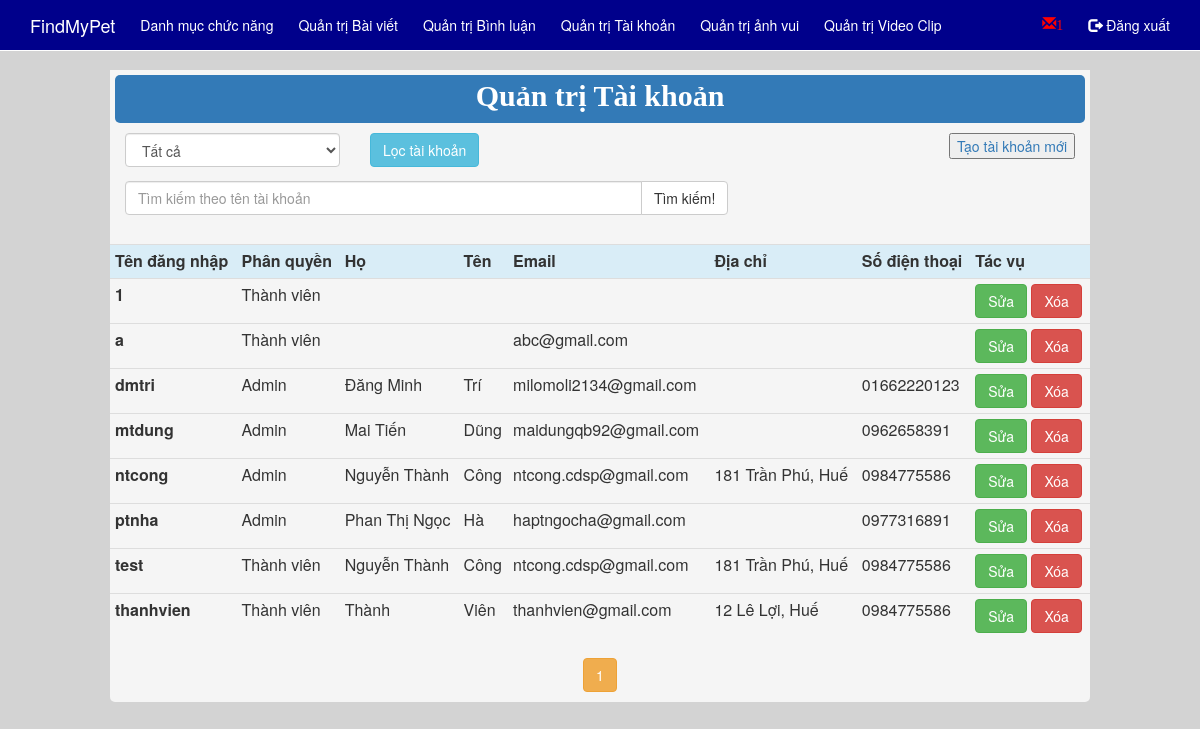
/Admin/QLTaiKhoan.php (signed in), run on an earlier commit of the app's database.
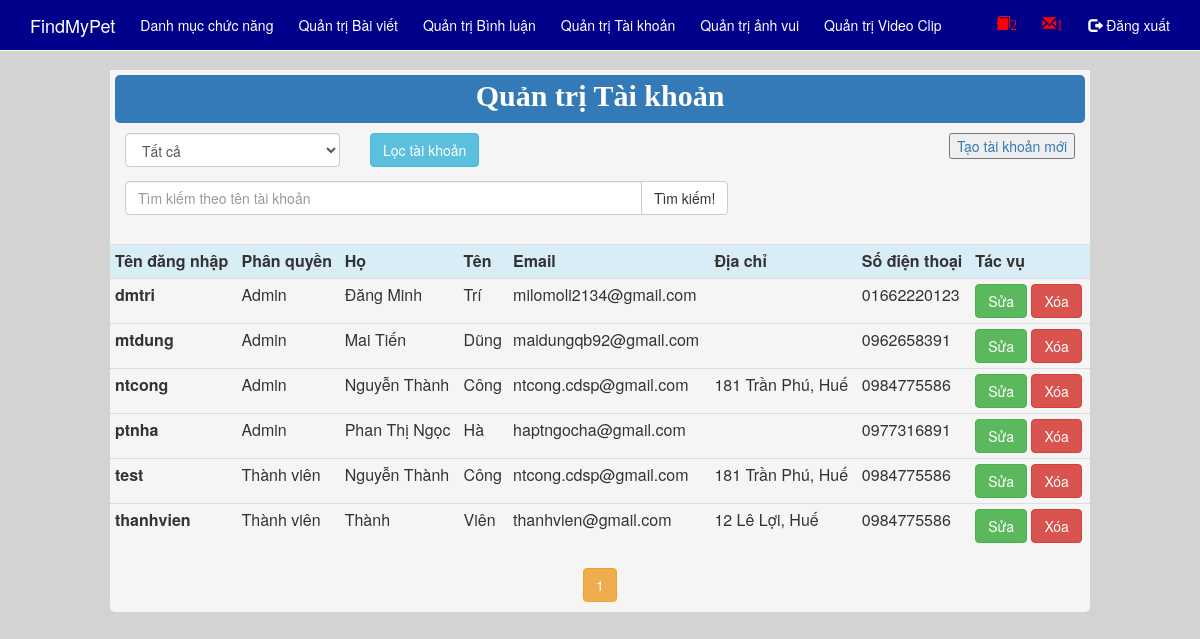
And on a later commit of the database.
### tables this page shows
CREATE TABLE IF NOT EXISTS `user` (
  `TenDN` varchar(55) NOT NULL,
  `MatKhau` varchar(55) NOT NULL,
  `MaPhanQuyen` int(11) NOT NULL,
  `Ho` varchar(50) NOT NULL,
  `Ten` varchar(50) NOT NULL,
  `Email` varchar(50) NOT NULL,
  `DiaChi` varchar(200) NOT NULL,
  `SoDienThoai` varchar(20) NOT NULL,
  `TrangThai` int(11) NOT NULL DEFAULT '1'
);

CREATE TABLE IF NOT EXISTS `phanquyen` (
  `MaPhanQuyen` int(11) NOT NULL,
  `MoTa` text NOT NULL
);

### Admin/QLTaiKhoan.php (the view, shortened to what this page needs)
<html>
<head>
    <link href="../asset/Bootstrap/css/bootstrap.min.css" rel="stylesheet">
    <link href="../css/menu.css" rel="stylesheet">
    <link rel="stylesheet" type="text/css" href="../css/style.css" media="screen" />
</head>
<body style="background-color: lightgrey;min-height:100%;">
	<?php
        include("menu_Admin.php");
    ?>
<div class="container" style="background-color: whitesmoke;width:980px; border-radius: 5px;">
	<div class="row" style="background-color: whitesmoke;padding-top: 5px;">
    	<p class="bg-primary" style="margin-right: 5px;margin-left: 5px;font-size: 30px;color:white;font-family: tahoma;text-align: center;border-radius:5px;padding-bottom: 5px;"> <b>Quản trị Tài khoản</b> </p>
    </div>
    <div class="row">
        <div class="col-md-3">
        	<form name="frmLoc" method="post">
                <select class="form-control" name="slPhanQuyen">
                	<option value='0'> Tất cả</option>;
                </select>
		</div>
                <div class="col-md-3" align="left">
                	<button type="submit" class="btn btn-info" name="submit">Lọc tài khoản</button>
                </div>
        <div class="col-md-6" align="right">
        <p><a href="TaiKhoan_Tao.php"><input type="button" value="Tạo tài khoản mới"/></a> </p>
        </div>
	</div>
     <div class="row col-lg-8" align="left" style="margin-bottom:15px">
       	<form name="frmTimKiem" method="post">
	        <div class="input-group">
            	<?php
					if(array_key_exists('txtTimKiem',$_POST))
					{
						echo "<input type='text' class='form-control' placeholder='Tìm kiếm theo tên tài khoản' name='txtTimKiem' value='".$_POST['txtTimKiem']."'>";
					}
					else
						echo "<input type='text' class='form-control' placeholder='Tìm kiếm theo tên tài khoản' name='txtTimKiem'>";
				?>
                <span class="input-group-btn">
                    <button class="btn btn-default" type="submit" name="TimKiem">Tìm kiếm!</button>
                </span>
			</div>
		</form>
    </div>
	<div class="row" align="center" style="margin-bottom:10px">
        <table class="table table-condensed">
        <tr>
            <th class="info" >Tên đăng nhập</th>
            <th class="info" >Phân quyền</th>
			<th class="info" >Họ</th>
            <th class="info" >Tên</th>
            <th class="info" >Email</th>
            <th class="info" >Địa chỉ</th>
            <th class="info" >Số điện thoại</th>
            <th class="info" >Tác vụ</th>
        </tr>
        <?php
            $conn = ConnectDB::connect();
            $sql = "SELECT TenDN, MoTa, Ho, Ten, Email, DiaChi, SoDienThoai FROM User AS A INNER JOIN PhanQuyen AS B ON A.MaPhanQuyen = B.MaPhanQuyen ORDER BY TenDN ASC";
			$row_per_page=10;
            $resultAll = mysqli_query($conn, $sql);
			$rows = $resultAll->num_rows;
			if ($rows>$row_per_page) $page=ceil($rows/$row_per_page);
			else $page=1;
			if(array_key_exists('start',$_GET))
			{
				$start = $_GET['start'];
			}
			else
				$start = 0;
			$sql .= " LIMIT ".$start.",".$row_per_page;
			$result = mysqli_query($conn, $sql);
            if($result->num_rows > 0)
            {
                while($row = $result->fetch_assoc())
                {
                    echo "<tr>";
                        echo "<th>". $row['TenDN'] ."</th>";
                        echo "<td>". $row['MoTa'] ."</td>";
						echo "<td>". $row['Ho'] ."</td>";
						echo "<td>". $row['Ten'] ."</td>";
						echo "<td>". $row['Email'] ."</td>";
						echo "<td>". $row['DiaChi'] ."</td>";
						echo "<td>". $row['SoDienThoai'] ."</td>";
                        echo "<td>
                            <a href='TaiKhoan_Sua.php?TenDN=".$row['TenDN']."'><input type='button' value='Sửa' class='btn btn-success'/></a>
                            <a href='TaiKhoan_Xoa.php?TenDN=".$row['TenDN']."'> <input type='button' value='Xóa' class='btn btn-danger'/> </a>
                            </td>";
                    echo "</tr>";
                }
            }
        ?>
		</table>
        <?php
		$page_cr=($start/$row_per_page)+1;
		for($i=1;$i<=$page;$i++)
		{
		 if ($page_cr!=$i) echo "<a href='QLTaiKhoan.php?start=".$row_per_page*($i-1)."'><button type='button' class='btn btn-success'>".$i."</button></a>";
		 else echo "<button type='button' class='btn btn-warning'>".$i."</button>";
		}
		?>
    </div>
</div>
</body>
</html>

### Admin/menu_Admin.php (shortened to what this page needs)
<!DOCTYPE HTML PUBLIC "-//W3C//DTD HTML 4.01 Transitional//EN" "http://www.w3.org/TR/html4/loose.dtd">
<html>
<head>
    <link href="../asset/Bootstrap/css/bootstrap.min.css" rel="stylesheet">
    <link href="../css/menu.css" rel="stylesheet">
    <link rel="stylesheet" type="text/css" href="../css/style.css" media="screen" />
</head>
<body>
	<nav class="navbar navbar-default navbar-fixed-top" role="navigation" style="background-color:#00008B;">
		<div class="container" >
			<div class="navbar-header">
				<a class="navbar-brand" href="../index.php">FindMyPet</a>
			</div>
			<div id="navbar" class="navbar-collapse collapse" aria-expanded="false" style="height: 1px;  ">
				<ul class="nav navbar-nav">
                    <li class="active"><a href="DMChucNang.php">Danh mục chức năng </a></li>
					<li class="active"><a href="QLBaiViet.php">Quản trị Bài viết</a></li>
                    <li class="active"><a href="QLBinhLuan.php">Quản trị Bình luận</a></li>
					<li class="active"><a href="QLTaiKhoan.php">Quản trị Tài khoản</a></li>
                    <li class="active"><a href="QLAnhVuiThuCung.php">Quản trị ảnh vui</a></li>
                    <li class="active"><a href="QLVideoClip.php">Quản trị Video Clip</a></li>
				</ul>
				<ul class="nav navbar-nav navbar-right">
                	<?php
                        $conn = ConnectDB::connect();
                        $sqlBV = "SELECT count(ID) FROM BaiViet WHERE KiemDuyet = ".CHUA_KIEM_DUYET;
                        $resutBV = mysqli_query($conn, $sqlBV);
						$countBV = $resutBV->fetch_row();
						if($countBV[0] != 0)
						{
							echo "<li class='active' ><a href='QLBaiViet.php' style='color:red;font-size:14px'><span class='glyphicon glyphicon-book'>".$countBV[0]."</span></a></li>";
						}
						$sqlBL = "SELECT count(ID) FROM BinhLuan WHERE KiemDuyet = ".CHUA_KIEM_DUYET;
                        $resutBL = mysqli_query($conn, $sqlBL);
						$countBL = $resutBL->fetch_row();
						if($countBL[0] != 0)
						{
							echo "<li class='active' ><a href='QLBinhLuan.php' style='color:red;font-size:14px'><span class='glyphicon glyphicon-envelope'>".$countBL[0]."</span></a></li>";
						}
                    ?>
					<li class="active"><a href="../PHP/Logout.php"><span class="glyphicon glyphicon-log-out"></span> Đăng xuất</a></li>
      			</ul>
			</div>
		</div>
	</nav>
</body>
</html>

### css/menu.css (style rules this page uses)
.navbar-default { background-color: rgba(0, 0, 0, 0.8); border-color: white; }
.navbar-default .navbar-brand { color: white; }
.navbar-default .navbar-nav > .active > a { color: white; background-color: #00008B; }
.navbar-default .navbar-nav > li > a { color:white;margin-left:-5px; }

What changed in the data, as far as the page shows it:
removed user: TenDN "1", phanquyen.MoTa "Thành viên"
removed user: TenDN "a", phanquyen.MoTa "Thành viên", Email "abc@gmail.com"
Also different on the page:
$countBV[0]: (not shown) → "2"
